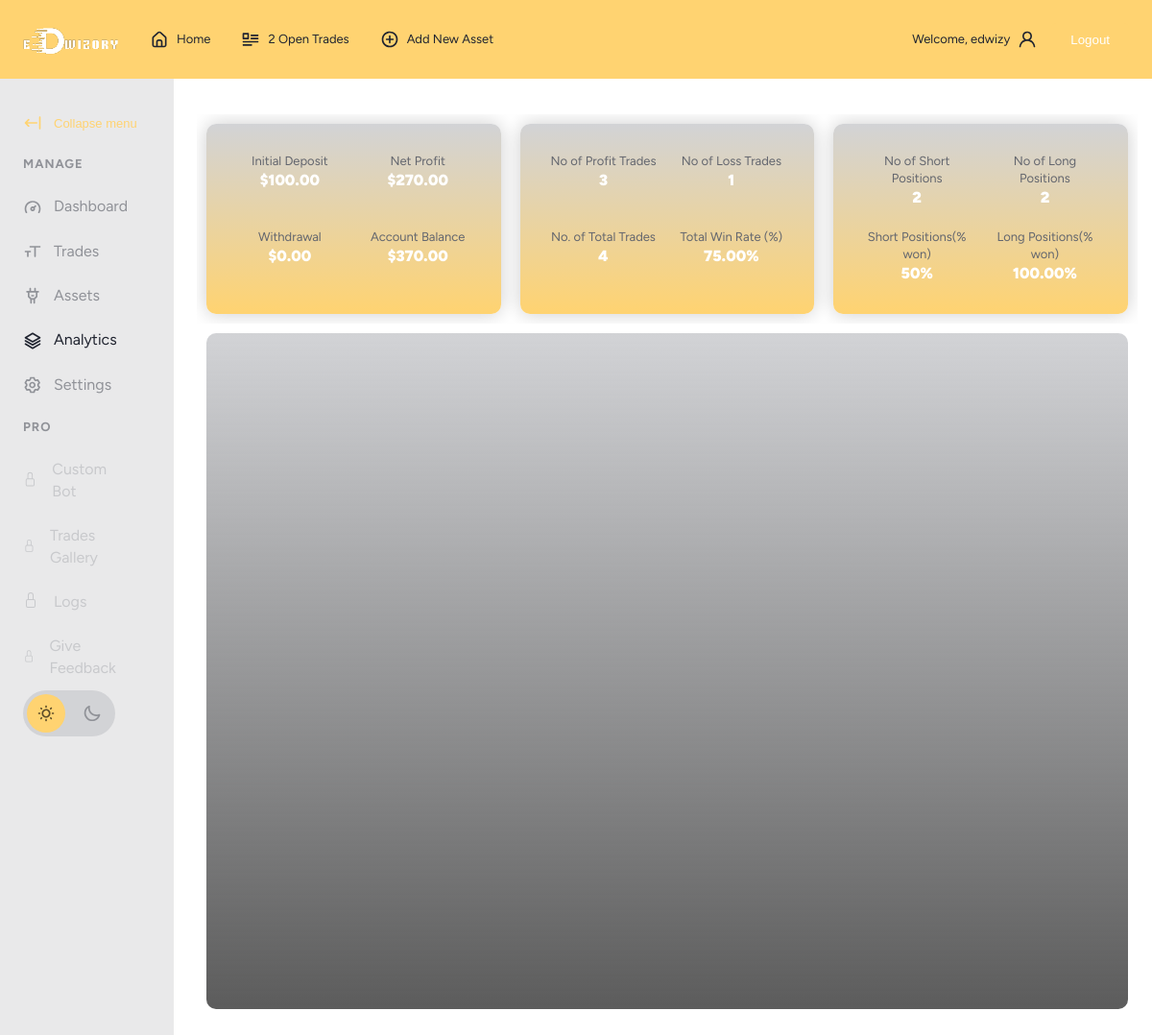
Screenshot of /analytics (signed in) with the database file from the repository.
### edwizy_app/models.py (models this page shows, shortened)
class Profile(models.Model):
    user = models.OneToOneField(User, on_delete=models.CASCADE)
    name = models.CharField(max_length=100)
    email = models.CharField(max_length=100)
    broker = models.CharField(max_length=100)
    dare_to_trade = models.BooleanField(default=True)
    camarilla = models.BooleanField(default=True)
    price_action = models.BooleanField(default=True)
    fibonacci = models.BooleanField(default=True)
    api_key = models.TextField()
    secret_key = models.TextField()
    max_trade = models.IntegerField(default=5)
    time_frame = models.CharField(max_length=100, blank=True)
    order_type = models.CharField(max_length=100, blank=True)
    order_size = models.CharField(max_length=100, blank=True)
    risk_reward = models.CharField(max_length=100, blank=True)
    active_chart = models. CharField(max_length=100, blank=True)
    account_balance = models.DecimalField(default=0, decimal_places=2, max_digits=10)
    initial_deposit = models.DecimalField(default=0, decimal_places=2, max_digits=10)
    net_profit = models.DecimalField(default=0, decimal_places=2, max_digits=10)
    withdrawal = models.DecimalField(default=0, decimal_places=2, max_digits=10)
    no_of_profit_trades = models.IntegerField(default=0)
    no_of_loss_trades = models.IntegerField(default=0)
    no_of_total_trades = models.IntegerField(default=0)
    total_win_rate = models.DecimalField(default=0, decimal_places=2, max_digits=10)
    no_of_short_positions = models.IntegerField(default=0)
    no_of_long_positions = models.IntegerField(default=0)
    short_positions_won =  models.DecimalField(default=0, decimal_places=2, max_digits=10)
    long_positions_won = models.IntegerField(default=0)
    short_positions_won_perc =  models.IntegerField(default=0)
    long_positions_won_perc =  models.DecimalField(default=0, decimal_places=2, max_digits=10)
    last_closed_trade_id = models.IntegerField(default=0)

### edwizy_app/views.py (the view)
# urls.py: path('analytics', views.analytics, name='analytics'),
def analytics(request):
    if request.user.is_authenticated:
        calcAccount(request)
        profile = Profile.objects.get(user=request.user)
        profile = Profile.objects.get(user=request.user)
        open_conditions = {}
        open_cond = ['OPEN', 'PENDING']
        open_conditions['owner'] = profile
        open_conditions['status__in'] = open_cond
        open_trades = Trades.objects.filter(**open_conditions).order_by('-pk')
        open_trades_count = open_trades.count()
        context = {
            'profile': profile,
            "open_trades_count": open_trades_count
        }
        return render(request, 'analytics.html', context)
    else:
        return redirect('/')

### edwizy_app/templates/analytics.html (shortened to what this page needs)
{% extends 'index.html' %}
{% block content %}
    <div class="analytics_page">
        <div class="analytics__section">
            <div class="analytics__container" id="analytics-account__container">
                <div class="analytics">
                    <span id="" class="analytics__title">Initial Deposit</span>
                    <span id="" class="analytics__subtitle">${{profile.initial_deposit}}</span>
                </div>
                <div class="analytics">
                    <span id="" class="analytics__title">Net Profit</span>
                    <span id="" class="analytics__subtitle">${{profile.net_profit}}</span>
                </div>
                <div class="analytics">
                    <span id="" class="analytics__title">Withdrawal</span>
                    <span id="" class="analytics__subtitle">${{profile.withdrawal}}</span>
                </div>
                <div class="analytics">
                    <span id="" class="analytics__title">Account Balance</span>
                    <span id="" class="analytics__subtitle">${{profile.account_balance}}</span>
                </div>
            </div>
            <div class="analytics__container" id="analytics-trade__container">
                <div class="analytics">
                    <span id="" class="analytics__title">No of Profit Trades</span>
                    <span id="" class="analytics__subtitle">{{profile.no_of_profit_trades}}</span>
                </div>
                <div class="analytics">
                    <span id="" class="analytics__title">No of Loss Trades</span>
                    <span id="" class="analytics__subtitle">{{profile.no_of_loss_trades}}</span>
                </div>
                <div class="analytics">
                    <span id="" class="analytics__title">No. of Total Trades</span>
                    <span id="" class="analytics__subtitle">{{profile.no_of_total_trades}}</span>
                </div>
                <div class="analytics">
                    <span id="" class="analytics__title">Total Win Rate (%)</span>
                    <span id="" class="analytics__subtitle">{{profile.total_win_rate}}%</span>
                </div>
            </div>
            <div class="analytics__container" id="analytics-positions__container">
                <div class="analytics">
                    <span id="" class="analytics__title">No of Short Positions</span>
                    <span id="" class="analytics__subtitle">{{profile.no_of_short_positions}}</span>
                </div>
                <div class="analytics">
                    <span id="" class="analytics__title">No of Long Positions</span>
                    <span id="" class="analytics__subtitle">{{profile.no_of_long_positions}}</span>
                </div>
                <div class="analytics">
                    <span id="" class="analytics__title">Short Positions(% won)</span>
                    <span id="" class="analytics__subtitle">{{profile.short_positions_won_perc}}%</span>
                </div>
                <div class="analytics">
                    <span id="" class="analytics__title">Long Positions(% won)</span>
                    <span id="" class="analytics__subtitle">{{profile.long_positions_won_perc}}%</span>
                </div>
            </div>
        </div>
        <div class="analytics__graph">
            <div class="analytics__graph-container" id="analytics__graph-container">
            </div>
        </div>
    </div>
{% endblock %}
{% block analytics_active %}
    active
{% endblock %}
{% block open_trades %}
{{ open_trades_count }}
{% endblock %}

### edwizy_app/templates/index.html (shortened to what this page needs)
{% block main-content %}
{% load static %}
<!DOCTYPE html>
<html lang="en">
<head>
	<link rel="stylesheet" href="https://cdn.jsdelivr.net/npm/modern-normalize@1.1.0/modern-normalize.min.css">
	<link rel="stylesheet" href="{% static 'css/base.css' %}">
</head>
<body>
	{% if user.is_authenticated %}
	<header id="main-header">
		<nav>
			<ul>
				<li id="main-header__logo">
					<a href="/">
						<img src="{% static 'assets/edwizy-light-logo.png' %}" alt="">
					</a>
				</li>
				<li>
					<a href="/">
						<svg>
							<use xlink:href="#icon-house"></use>
						</svg>
						<span>Home</span>
					</a>
				</li>
				<li>
					<a href="/trades">
						<svg>
							<use xlink:href="#icon-posts"></use>
						</svg>
						<span> {% block open_trades %}{% endblock %}Open Trades</span>
					</a>
				</li>
				<li>
					<a href="/add_bot">
						<svg>
							<use xlink:href="#icon-add"></use>
						</svg>
						<span>Add New Asset</span>
					</a>
				</li>
			</ul>
			<div class="header-right">
				<a href="/settings">
					<span>Welcome, {{request.user}}</span>
					<svg>
						<use xlink:href="#icon-user"></use>
					</svg>
				</a>
				<button id="logout">
					Logout
				</button>
			</div>
		</nav>
	</header>
	<section id="main">
		<div id="sidebar">
			<button id="sidebar__collapse">
				<svg>
					<use xlink:href="#icon-collapse"></use>
				</svg>
				<span>Collapse menu</span>
			</button>
			<nav id="sidebar__nav">
				<ul>
					<li class="menu-heading"><span>Manage</span></li>
					<li>
						<a href="/" class="{% block dashboard_active %}{% endblock %}">
							<svg>
								<use xlink:href="#icon-dashboard"></use>
							</svg>
							<span>Dashboard</span>
						</a>
					</li>
					<li>
						<a href="/trades" class="{% block trades_active %}{% endblock %}">
							<svg>
								<use xlink:href="#icon-appearance"></use>
							</svg>
							<span>Trades</span>
						</a>
					</li>
					<li>
						<a href="/add_bot" class="{% block addbot_active %}{% endblock %}">
							<svg>
								<use xlink:href="#icon-plugins"></use>
							</svg>
							<span>Assets</span>
						</a>
					</li>
					<li>
						<a href="/analytics" class="{% block analytics_active %}{% endblock %}">
							<svg>
								<use xlink:href="#icon-pages"></use>
							</svg>
							<span>Analytics</span>
						</a>
					</li>
					<li>
						<a href="/settings" class="{% block settings_active %}{% endblock %}">
							<svg>
								<use xlink:href="#icon-settings"></use>
							</svg>
							<span>Settings</span>
						</a>
					</li>
					<li class="menu-heading"><span>Pro</span></li>
					<li id="pro">
						<a >
							<svg>
								<use xlink:href="#icon-lock"></use>
							</svg>
							<span>Custom Bot</span>
						</a>
					</li>
					<li  id="pro">
						<a >
							<svg>
								<use xlink:href="#icon-lock"></use>
							</svg>
							<span>Trades Gallery</span>
						</a>
					</li>
					<li id="pro">
						<a>
							<svg>
								<use xlink:href="#icon-lock"></use>
							</svg>
							<span>Logs</span>
						</a>
					</li>
					<li id="pro">
						<a >
							<svg>
								<use xlink:href="#icon-lock"></use>
							</svg>
							<span>Give Feedback</span>
						</a>
					</li>
				</ul>
			</nav>
			<div id="sidebar__theme-switcher">
				<svg id="sidebar__theme-switcher__sun">x
					<use xlink:href="#icon-sun"></use>
				</svg>
				<svg id="sidebar__theme-switcher__moon">
					<use xlink:href="#icon-moon"></use>
				</svg>
			</div>
		</div>
		<div id="main-content">
			<div id="main-content__container">
				<p>{% block content %}{% endblock %} </p>
			</div>
		</div>
	</section>
	{% endif %}
</body>
</html>
{% endblock main-content %}

### rows the page displays
Profile: initial_deposit "100.00", net_profit "270.00", withdrawal "0.00", account_balance "370.00", no_of_profit_trades "3", no_of_loss_trades "1", no_of_total_trades "4", total_win_rate "75.00", no_of_short_positions "2", no_of_long_positions "2", short_positions_won_perc "50", long_positions_won_perc "100.00"

### other values shown
{{ open_trades_count }} "2"
{{ request.user }} "edwizy"
